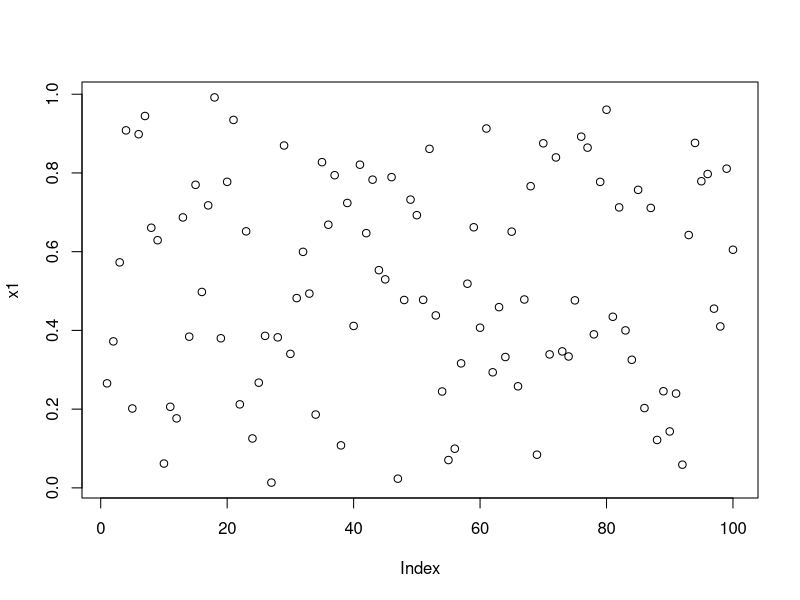
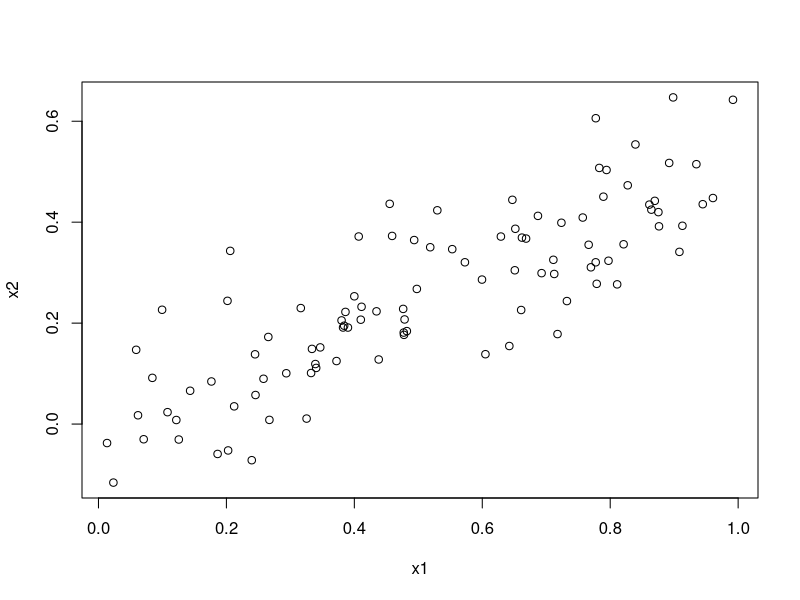
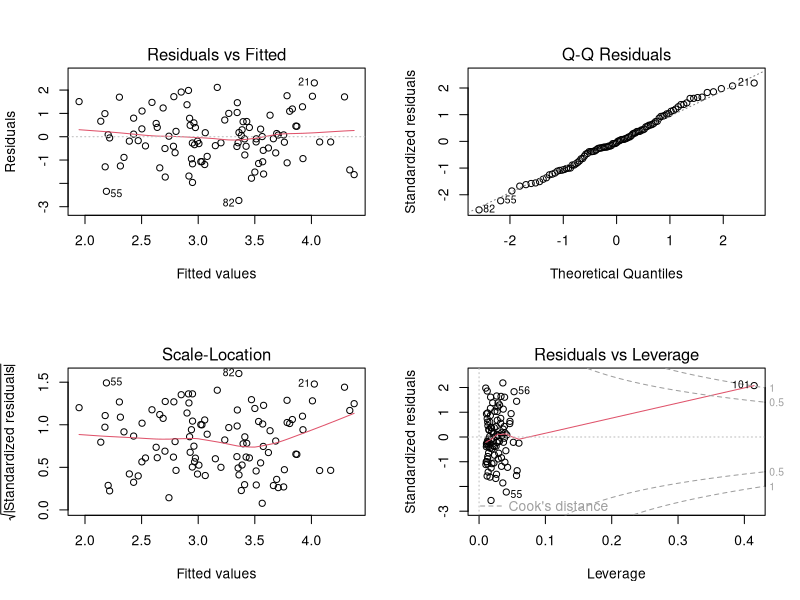
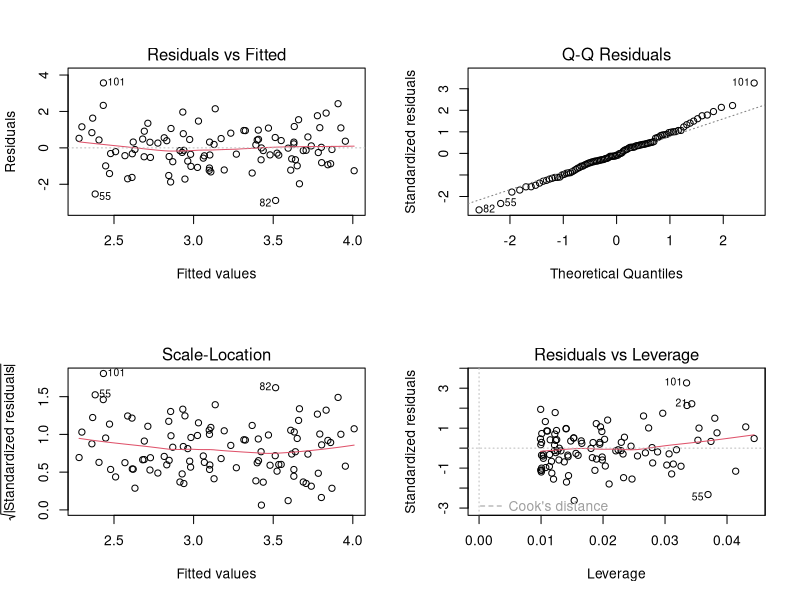
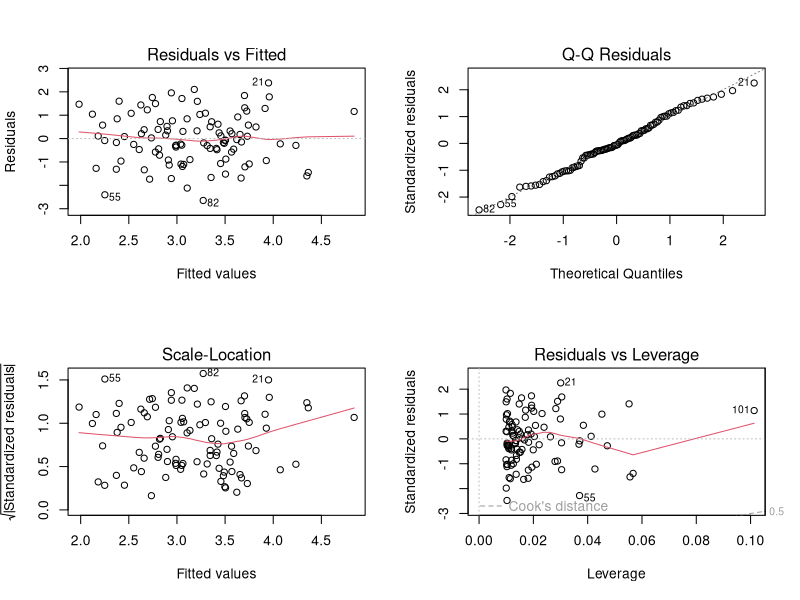

Write the R code that produced these figures, in order.
# To focus on the collinearity 

# (a)
set.seed(1)

# uniform distribution,where prob for every element is same
?runif
x1 = runif(100)
plot(x1)
x2 = 0.5*x1 + rnorm(100)/10
y = 2+2*x1+0.3*x2+rnorm(100)

# Linear model is y = 2 + 2*x1 + 0.3*(0.5*x1) = 2 + 2.15*x1

# (b)
cor(x1,x2)                    # gives 0.83,so very close to each other with positive correlation
plot(x1,x2)                   # This plot shows a clear relationship between x1 and x2

# (C)
# Predicting y onto x1 and x2
model1 = lm(y ~x1+x2)
summary(model1)
# beta0 Estimate = 2.31,Actual = 2 ; beta1 Estimate = 1.43,Actual = 2 ; beta2 Estimate = 1.009,Actual = 0.3
# pvalues of beta2 is very high ,we cannot reject null hypothesis
# pvalue for beta1 is still high (not < 0.01) so we cannot reject null hypothesis for that too

# (d)
model2 = lm(y~x1)
summary(model2)
# estimates are good enough,but Rsquared value is still low
# pvalue is very low so we can reject null hypothesis

# (e)
model3 = lm(y~x2)
summary(model3)
# We can reject null hypothesis,Fstatistic is high too ,and pvalue <0.01

# (f)
# In (c) we fit x1+x2 and in (e) we fit only x2
# But we got a result saying that x2 coeff can be neglected in first case but its reverse in second case
# Because in first case x1 and x2 are highly collinear it is redundant,so pvalues are high; 
# But in second case we donot have that problem

# (g)
# knowingly adding a mis measurement
x1 = c(x1,0.1)
x2 = c(x2,0.8)
y = c(y,6)
# Actual y should be = 2+2*0.1+0.3*0.8 = 2.44 but the observation is 6
# Also x2 = 0.5*0.1 + rnorm() = 0.01+something around zero ~ 0.01 but it is 0.8



# Doing all the steps from c to e
# fitting with x1 and x2
par(mfrow=c(2,2))

model4 = lm(y~x1+x2)
summary(model4)
plot(model4)
# From the above model observation 101 seems to be high leverage as well as outlier
# It includes both the effects explained below ,so it is high leverage and outlier

model5 = lm(y~x1)
summary(model5)
plot(model5)
# From the above model it seems it is outlier but not a high leverage
# Because from the values of x1 and x2 value for y should be around 2.44 but its 6
# Outlier means having unusual measurement of y for a given x; and this observation makes it an outlier


model6 = lm(y~x2)
summary(model6)
plot(model6)
# Here it is high leverage,but not an outlier
# Leverage means having unusual value for x in predictors
# Because the actual value of x2 should be around 0.01 but it was given as 0.8 that makes it as leverage
